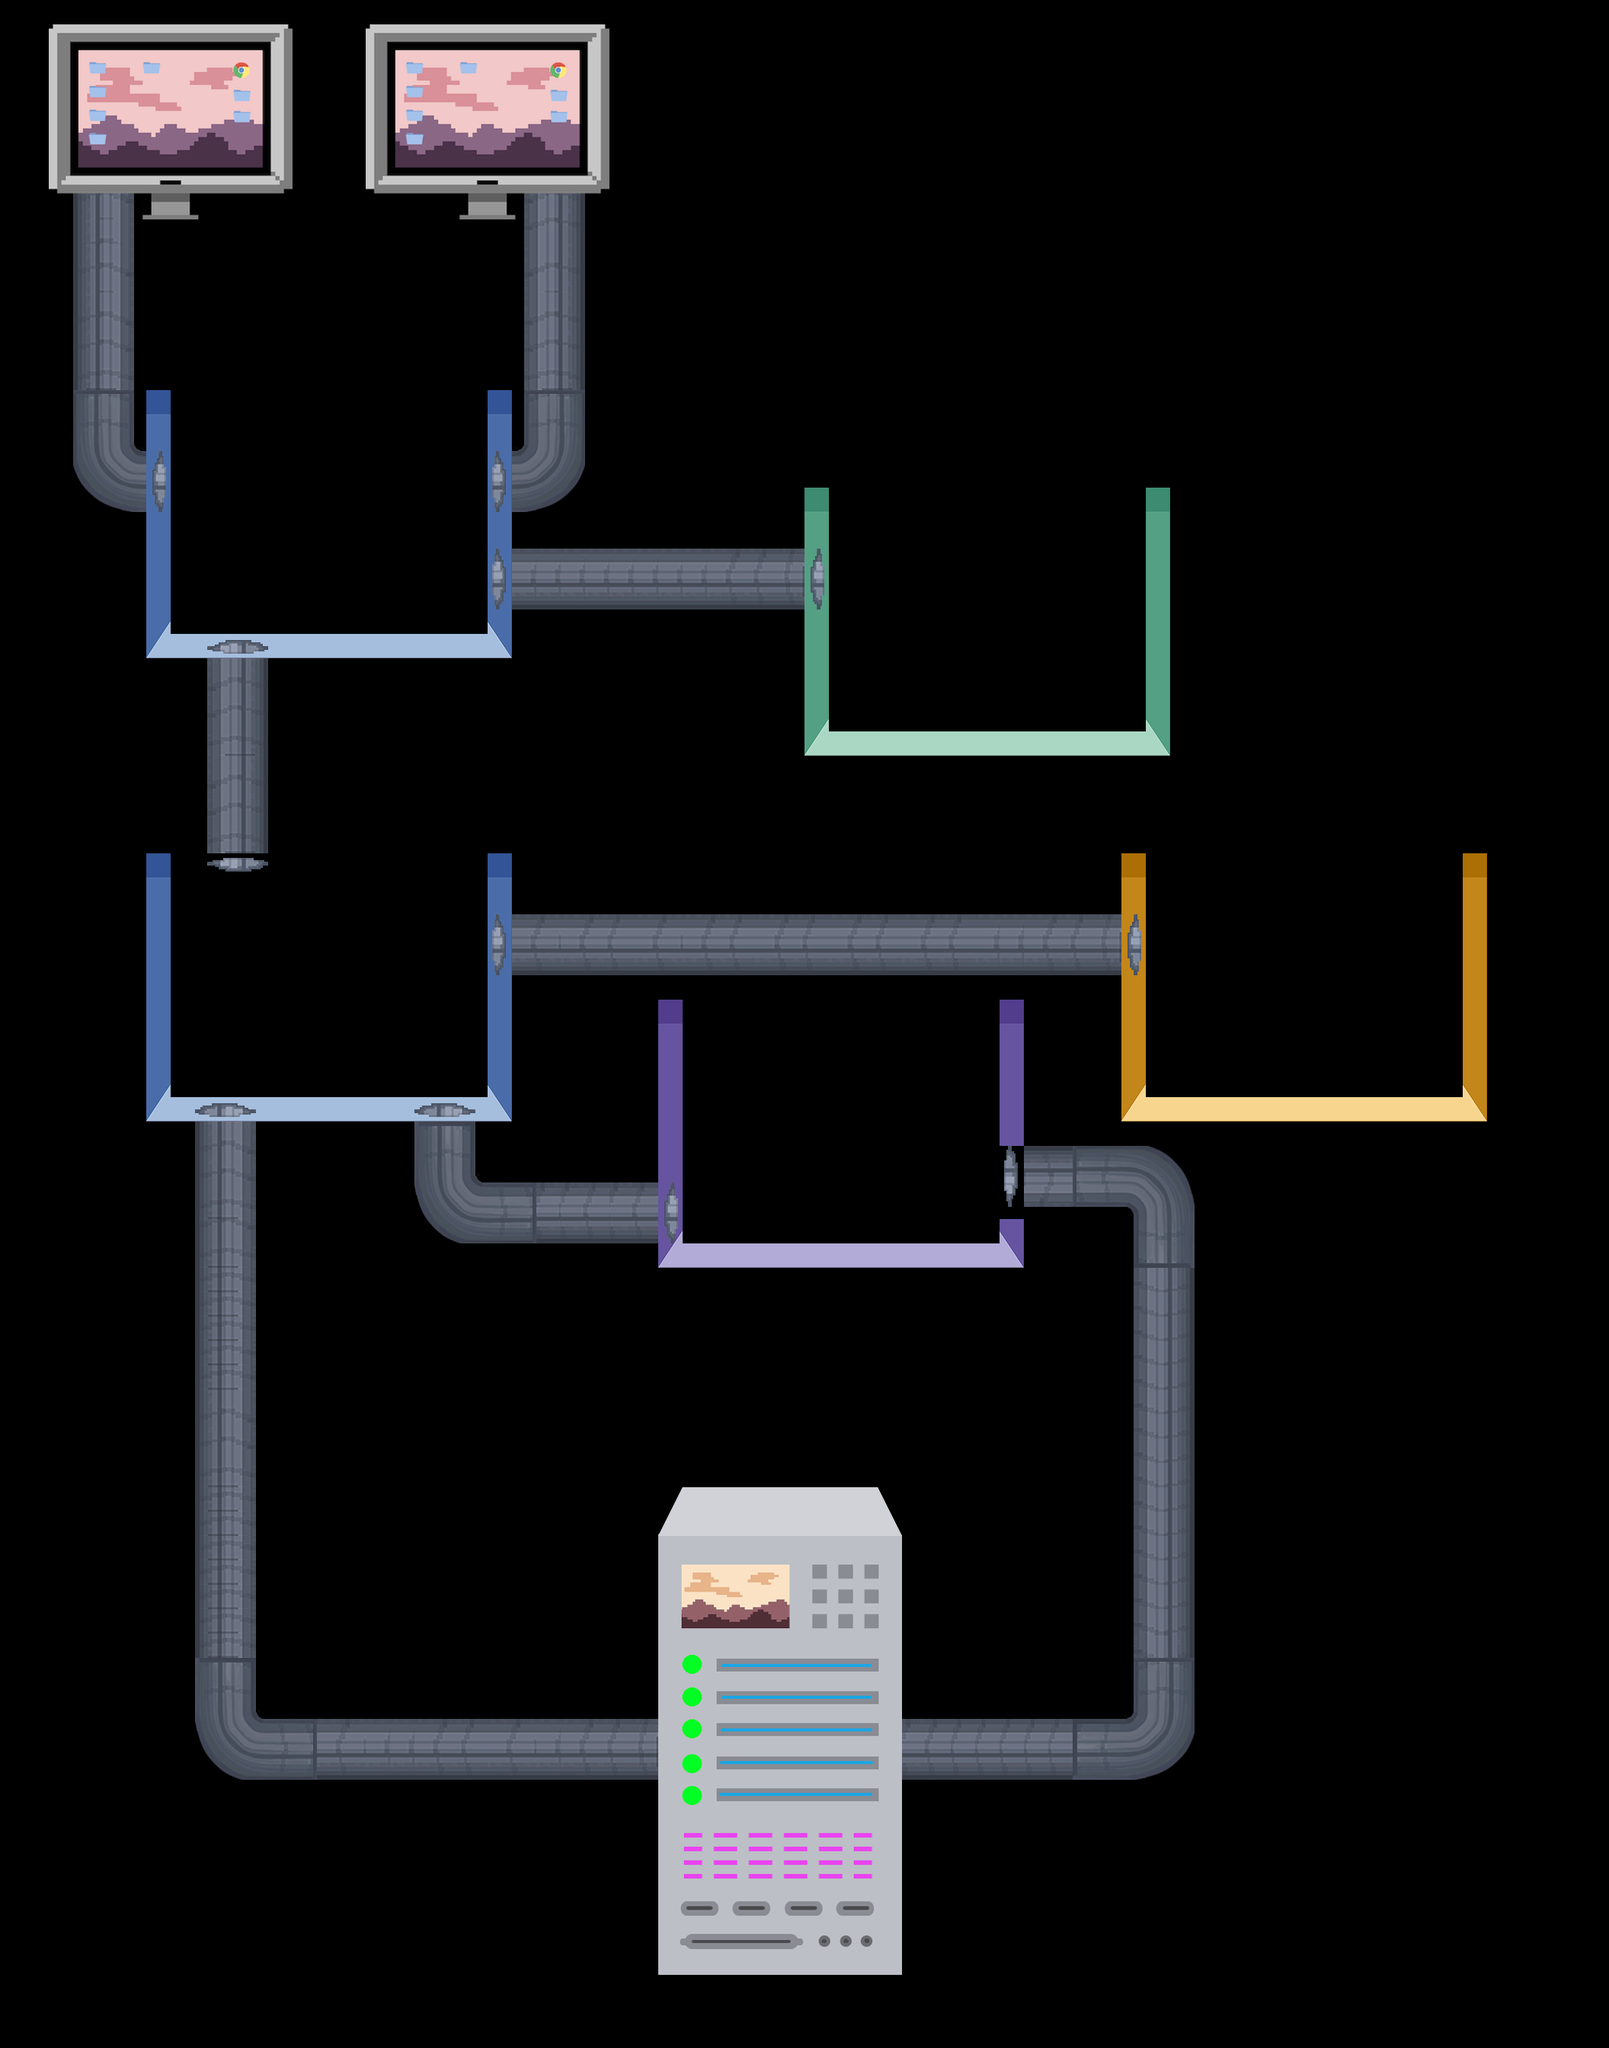

A 2D game scene composited from a Tiled map and its tileset images. What follows is a short description and the map's XML, with each tile layer's data collapsed to a summary:
An orthogonal 66x84 tile map with 32x32 px tiles, 2 tile layers (collision, objects), 1 hidden layer not drawn, 9 tilesets.

<map version="1.0" orientation="orthogonal" renderorder="right-down" width="66" height="84" tilewidth="32" tileheight="32" nextobjectid="1">
 <tileset firstgid="1" name="blue_room" tilewidth="32" tileheight="32" tilecount="414" columns="23">
  <image source="Rooms/blue_room.png" trans="ffffff" width="738" height="600" />
 </tileset>
 <tileset firstgid="415" name="green_room" tilewidth="32" tileheight="32" tilecount="414" columns="23">
  <image source="Rooms/green_room.png" trans="ffffff" width="738" height="600" />
 </tileset>
 <tileset firstgid="829" name="yellow_room" tilewidth="32" tileheight="32" tilecount="414" columns="23">
  <image source="Rooms/yellow_room.png" trans="ffffff" width="738" height="600" />
 </tileset>
 <tileset firstgid="1243" name="purple_room" tilewidth="32" tileheight="32" tilecount="414" columns="23">
  <image source="Rooms/purple_room.png" trans="ffffff" width="738" height="600" />
 </tileset>
 <tileset firstgid="1657" name="pipe_connector" tilewidth="32" tileheight="32" tilecount="25" columns="5">
  <image source="pipe_connector.png" trans="ffffff" width="160" height="160" />
 </tileset>
 <tileset firstgid="1682" name="pipe" tilewidth="32" tileheight="32" tilecount="20" columns="5">
  <image source="pipe.png" trans="ffffff" width="160" height="128" />
 </tileset>
 <tileset firstgid="1702" name="pipe_opening" tilewidth="32" tileheight="32" tilecount="3" columns="3">
  <image source="pipe_opening.png" trans="ffffff" width="96" height="32" />
 </tileset>
 <tileset firstgid="1705" name="computer_resize" tilewidth="32" tileheight="32" tilecount="80" columns="10">
  <image source="computer_resize.png" trans="ffffff" width="320" height="256" />
 </tileset>
 <tileset firstgid="1785" name="1" tilewidth="32" tileheight="32" tilecount="322" columns="14">
  <image source="Servers/1.png" trans="ffffff" width="448" height="736" />
 </tileset>
 <layer name="background" width="66" height="84" visible="0">
  <data>[5544 cells, 5544 non-empty, 663 distinct tile ids]</data>
 </layer>
 <layer name="collision" width="66" height="84">
  <data>[5544 cells, 1060 non-empty, 383 distinct tile ids]</data>
 </layer>
 <layer name="objects" width="66" height="84">
  <data>[5544 cells, 215 non-empty, 108 distinct tile ids]</data>
 </layer>
</map>
